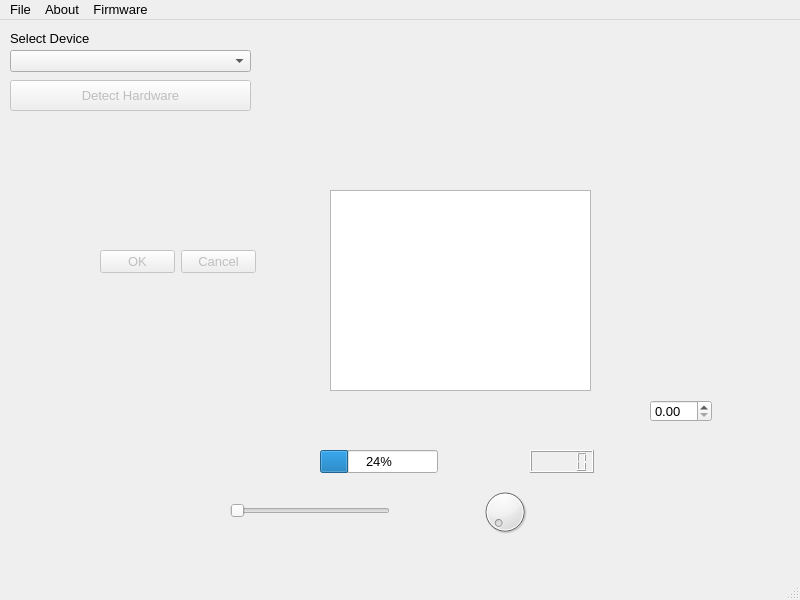
<?xml version="1.0" encoding="UTF-8"?>
<ui version="4.0">
 <class>MainWindow</class>
 <widget class="QMainWindow" name="MainWindow">
  <property name="geometry">
   <rect>
    <x>0</x>
    <y>0</y>
    <width>800</width>
    <height>600</height>
   </rect>
  </property>
  <property name="font">
   <font>
    <family>MS Shell Dlg 2</family>
    <pointsize>10</pointsize>
    <weight>50</weight>
    <italic>false</italic>
    <bold>false</bold>
   </font>
  </property>
  <property name="windowTitle">
   <string>Firmware Update Utility</string>
  </property>
  <property name="styleSheet">
   <string notr="true"/>
  </property>
  <widget class="QWidget" name="centralwidget">
   <widget class="QComboBox" name="deviceMenu">
    <property name="geometry">
     <rect>
      <x>10</x>
      <y>30</y>
      <width>241</width>
      <height>22</height>
     </rect>
    </property>
    <item>
     <property name="text">
      <string/>
     </property>
    </item>
    <item>
     <property name="text">
      <string>Chromagnon</string>
     </property>
    </item>
    <item>
     <property name="text">
      <string>TBC2</string>
     </property>
    </item>
    <item>
     <property name="text">
      <string>Memory Palace</string>
     </property>
    </item>
    <item>
     <property name="text">
      <string>Diver</string>
     </property>
    </item>
    <item>
     <property name="text">
      <string>Escher Sketch</string>
     </property>
    </item>
   </widget>
   <widget class="QLabel" name="deviceMenuLabel">
    <property name="geometry">
     <rect>
      <x>10</x>
      <y>10</y>
      <width>231</width>
      <height>16</height>
     </rect>
    </property>
    <property name="text">
     <string>Select Device</string>
    </property>
   </widget>
   <widget class="QPushButton" name="detectHardwareButton">
    <property name="enabled">
     <bool>false</bool>
    </property>
    <property name="geometry">
     <rect>
      <x>10</x>
      <y>60</y>
      <width>241</width>
      <height>31</height>
     </rect>
    </property>
    <property name="text">
     <string>Detect Hardware</string>
    </property>
   </widget>
   <widget class="QDialogButtonBox" name="buttonBox">
    <property name="enabled">
     <bool>false</bool>
    </property>
    <property name="geometry">
     <rect>
      <x>100</x>
      <y>230</y>
      <width>156</width>
      <height>23</height>
     </rect>
    </property>
    <property name="standardButtons">
     <set>QDialogButtonBox::Cancel|QDialogButtonBox::Ok</set>
    </property>
   </widget>
   <widget class="QSlider" name="horizontalSlider">
    <property name="geometry">
     <rect>
      <x>230</x>
      <y>480</y>
      <width>160</width>
      <height>22</height>
     </rect>
    </property>
    <property name="orientation">
     <enum>Qt::Horizontal</enum>
    </property>
   </widget>
   <widget class="QLCDNumber" name="lcdNumber">
    <property name="geometry">
     <rect>
      <x>530</x>
      <y>430</y>
      <width>64</width>
      <height>23</height>
     </rect>
    </property>
   </widget>
   <widget class="QProgressBar" name="progressBar">
    <property name="geometry">
     <rect>
      <x>320</x>
      <y>430</y>
      <width>118</width>
      <height>23</height>
     </rect>
    </property>
    <property name="value">
     <number>24</number>
    </property>
   </widget>
   <widget class="QDial" name="dial">
    <property name="geometry">
     <rect>
      <x>480</x>
      <y>460</y>
      <width>50</width>
      <height>64</height>
     </rect>
    </property>
   </widget>
   <widget class="QDoubleSpinBox" name="doubleSpinBox">
    <property name="geometry">
     <rect>
      <x>650</x>
      <y>380</y>
      <width>62</width>
      <height>22</height>
     </rect>
    </property>
   </widget>
   <widget class="QTextEdit" name="textEdit">
    <property name="geometry">
     <rect>
      <x>330</x>
      <y>170</y>
      <width>261</width>
      <height>201</height>
     </rect>
    </property>
   </widget>
  </widget>
  <widget class="QMenuBar" name="menubar">
   <property name="geometry">
    <rect>
     <x>0</x>
     <y>0</y>
     <width>800</width>
     <height>22</height>
    </rect>
   </property>
   <widget class="QMenu" name="menuFile">
    <property name="title">
     <string>File</string>
    </property>
    <addaction name="actionExit"/>
   </widget>
   <widget class="QMenu" name="menuAbout">
    <property name="title">
     <string>About</string>
    </property>
    <addaction name="actionAbout_LZX"/>
   </widget>
   <widget class="QMenu" name="menuFirmware">
    <property name="title">
     <string>Firmware</string>
    </property>
    <addaction name="actionDevice_Firmware_Update"/>
   </widget>
   <addaction name="menuFile"/>
   <addaction name="menuAbout"/>
   <addaction name="menuFirmware"/>
  </widget>
  <widget class="QStatusBar" name="statusbar"/>
  <action name="actionExit">
   <property name="text">
    <string>Exit</string>
   </property>
  </action>
  <action name="actionAbout_LZX">
   <property name="text">
    <string>About LZX</string>
   </property>
  </action>
  <action name="actionDevice_Firmware_Update">
   <property name="text">
    <string>Update Device Firmware</string>
   </property>
  </action>
 </widget>
 <resources/>
 <connections/>
</ui>
